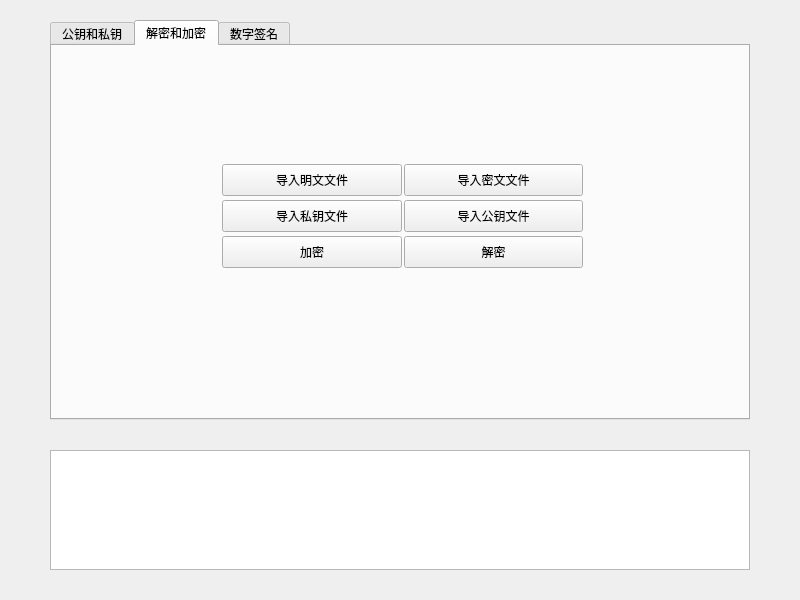
<?xml version="1.0" encoding="UTF-8"?>
<ui version="4.0">
 <class>MainWindow</class>
 <widget class="QMainWindow" name="MainWindow">
  <property name="geometry">
   <rect>
    <x>0</x>
    <y>0</y>
    <width>800</width>
    <height>600</height>
   </rect>
  </property>
  <property name="windowTitle">
   <string>MainWindow</string>
  </property>
  <widget class="QWidget" name="centralWidget">
   <widget class="QPlainTextEdit" name="log">
    <property name="geometry">
     <rect>
      <x>50</x>
      <y>450</y>
      <width>700</width>
      <height>120</height>
     </rect>
    </property>
   </widget>
   <widget class="QTabWidget" name="tabWidget">
    <property name="geometry">
     <rect>
      <x>50</x>
      <y>20</y>
      <width>700</width>
      <height>400</height>
     </rect>
    </property>
    <property name="layoutDirection">
     <enum>Qt::LeftToRight</enum>
    </property>
    <property name="autoFillBackground">
     <bool>false</bool>
    </property>
    <property name="currentIndex">
     <number>1</number>
    </property>
    <widget class="QWidget" name="tab_keys">
     <attribute name="title">
      <string>公钥和私钥</string>
     </attribute>
     <widget class="QPushButton" name="pb_key_export">
      <property name="geometry">
       <rect>
        <x>350</x>
        <y>150</y>
        <width>94</width>
        <height>32</height>
       </rect>
      </property>
      <property name="text">
       <string>导出密匙</string>
      </property>
     </widget>
     <widget class="QPushButton" name="pb_key_produce">
      <property name="geometry">
       <rect>
        <x>254</x>
        <y>150</y>
        <width>94</width>
        <height>32</height>
       </rect>
      </property>
      <property name="text">
       <string>生成密匙</string>
      </property>
     </widget>
    </widget>
    <widget class="QWidget" name="tab_en_decrypt">
     <attribute name="title">
      <string>解密和加密</string>
     </attribute>
     <widget class="QPushButton" name="pb_decrypt">
      <property name="geometry">
       <rect>
        <x>352</x>
        <y>190</y>
        <width>179</width>
        <height>32</height>
       </rect>
      </property>
      <property name="text">
       <string>解密</string>
      </property>
     </widget>
     <widget class="QPushButton" name="pb_priv_key_import">
      <property name="geometry">
       <rect>
        <x>170</x>
        <y>154</y>
        <width>180</width>
        <height>32</height>
       </rect>
      </property>
      <property name="text">
       <string>导入私钥文件</string>
      </property>
     </widget>
     <widget class="QPushButton" name="pb_pub_key_import">
      <property name="geometry">
       <rect>
        <x>352</x>
        <y>154</y>
        <width>179</width>
        <height>32</height>
       </rect>
      </property>
      <property name="text">
       <string>导入公钥文件</string>
      </property>
     </widget>
     <widget class="QPushButton" name="pb_file_import">
      <property name="geometry">
       <rect>
        <x>170</x>
        <y>118</y>
        <width>180</width>
        <height>32</height>
       </rect>
      </property>
      <property name="text">
       <string>导入明文文件</string>
      </property>
     </widget>
     <widget class="QPushButton" name="pb_secret_file_import">
      <property name="geometry">
       <rect>
        <x>352</x>
        <y>118</y>
        <width>179</width>
        <height>32</height>
       </rect>
      </property>
      <property name="text">
       <string>导入密文文件</string>
      </property>
     </widget>
     <widget class="QPushButton" name="pb_encrypt">
      <property name="geometry">
       <rect>
        <x>170</x>
        <y>190</y>
        <width>180</width>
        <height>32</height>
       </rect>
      </property>
      <property name="text">
       <string>加密</string>
      </property>
     </widget>
    </widget>
    <widget class="QWidget" name="tab_sign">
     <attribute name="title">
      <string>数字签名</string>
     </attribute>
     <widget class="QPushButton" name="pb_sign_file_import">
      <property name="geometry">
       <rect>
        <x>210</x>
        <y>110</y>
        <width>113</width>
        <height>32</height>
       </rect>
      </property>
      <property name="text">
       <string> 导入明文文件</string>
      </property>
     </widget>
     <widget class="QPushButton" name="pb_signature_import">
      <property name="geometry">
       <rect>
        <x>380</x>
        <y>110</y>
        <width>113</width>
        <height>32</height>
       </rect>
      </property>
      <property name="text">
       <string>导入签名文件</string>
      </property>
     </widget>
     <widget class="QPushButton" name="pb_sign_pub_key_import">
      <property name="geometry">
       <rect>
        <x>210</x>
        <y>190</y>
        <width>113</width>
        <height>32</height>
       </rect>
      </property>
      <property name="text">
       <string> 导入公钥</string>
      </property>
     </widget>
     <widget class="QPushButton" name="pb_check">
      <property name="geometry">
       <rect>
        <x>380</x>
        <y>190</y>
        <width>113</width>
        <height>32</height>
       </rect>
      </property>
      <property name="text">
       <string>验证身份</string>
      </property>
     </widget>
    </widget>
   </widget>
  </widget>
 </widget>
 <layoutdefault spacing="6" margin="11"/>
 <resources/>
 <connections/>
</ui>
